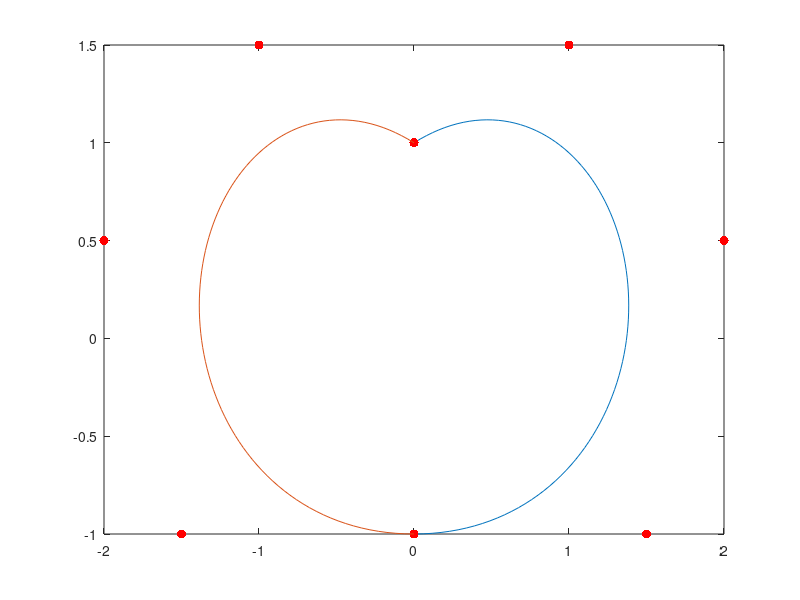

The MATLAB source for this figure:

%Set of points that will form a heart, but will be two different colors thus being two graphs in one
P = [0 1 1 1.5 2 0.5 1.5 -1 0 -1; 0 -1 -1.5 -1 -2 0.5 -1 1.5 0 1];
clf;  %Clear figures

%iterate each half of the heart
for m=1:2
    %iterate of each set of points in both halves
    for k=1:5
    %Plot the control points
     plot(P(m,2*k-1),P(m,2*k),'r.','MarkerSize',20);
     hold on;
    end

    t = 0:.01:1;

    % The cubic Bernstein basis functions
    B=@(k,n,t) nchoosek(n,k)*(1-t).^(n-k).*t.^k;

    B0 = B(0,4,t);
    B1 = B(1,4,t);
    B2 = B(2,4,t);
    B3 = B(3,4,t);
    B4 = B(4,4,t);

    % Multiplying the individual value of each point to the Berstein function then summing them together
    x= P(m,1) * B0  +  P(m,3) * B1  +  P(m,5) * B2  +  P(m,7) * B3 + P(m,9) * B4;
    y= P(m,2) * B0  +  P(m,4) * B1  +  P(m,6) * B2  +  P(m,8) * B3 + P(m,10) * B4;

    plot(x,y);   % Plot Bezier curve (x(t), y(t))
    hold on;
end
